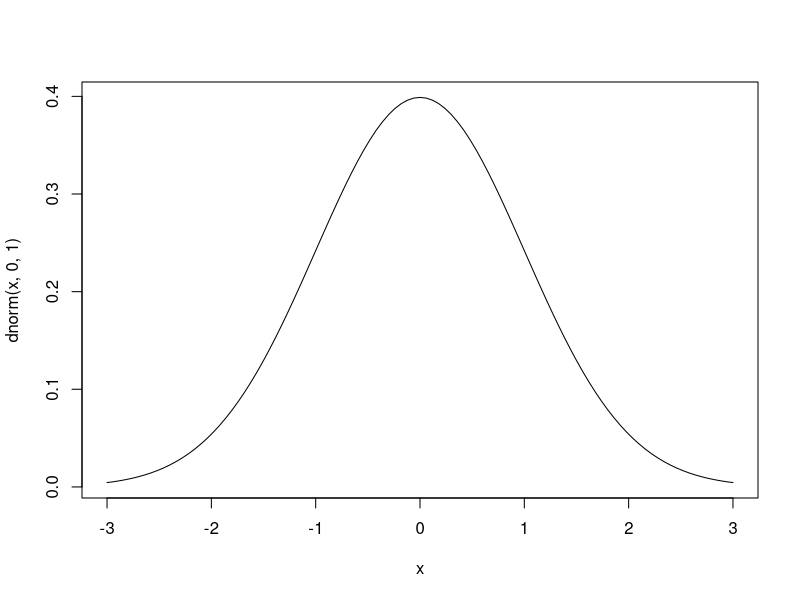

Write the R code that produced this figure. (Note: this script raises an error after producing the figure.)
######################
####Bayesian model3


##prior distribution for model 3. In this case we have a categorical model, so we choose a prior distribution on a gaussian prob. distribution scale 
curve(dnorm(x, 0, 1), from = -3, to = 3)

##null model
bm4.n <- brm(argument ~ 1 + (1|id) + (1|item), 
             family = categorical(link = logit),
             prior = c(set_prior("normal(0,1)", class = "Intercept")),
             sample_prior = TRUE,
             save_all_pars = TRUE,
             iter = 4000,
             cores = 2,
             data = prod_tsk)

bm4n_l <- loo(bm4.n)


##Intercept model, with specified seperate intercepts ( 0 + Intercept) for each category of agreement strength 
bm4 <- brm(argument ~ 0 + Intercept + strength + (1|id) + (1|item), 
           family = categorical(link = logit),
           prior = c(set_prior("normal(0,1)", class = "b", coef = "Intercept", dpar = "muEveryone"), 
                     set_prior("normal(0,1)", class = "b", coef = "strengthsomewhat", dpar = "muEveryone"),
                     set_prior("normal(0,1)", class = "b", coef = "Intercept", dpar = "muSome"), 
                     set_prior("normal(0,1)", class = "b", coef = "strengthsomewhat", dpar = "muSome")),
           sample_prior = TRUE,
           save_all_pars = TRUE,
           cores = 2,
           iter = 4000,
           data = prod_tsk)

bm4_l <- loo(bm4)

##model comparison between the null model and the intercept model (bm4)
loo_compare(bm4n_l, bm4_l)

model_weights(bm4, bm4.2, weights = "loo2")



##BayesFactor tests for Some and Everyone variables inside the model
hypothesis(bm4x, "exp(muSome_strengthsomewhat) = exp(muSome_Intercept)")

hypothesis(bm4x, "exp(muEveryone_strengthsomewhat) = exp(muEveryone_Intercept)")


##Intercept and uncorrelated slipe model 
bm4.2 <- brm(argument ~ 0 + Intercept + strength + (strength||id) + (strength||item), 
             family = categorical(link = logit),
             prior = c(set_prior("normal(0,1)", class = "b", coef = "Intercept", dpar = "muEveryone"), 
                       set_prior("normal(0,1)", class = "b", coef = "strengthsomewhat", dpar = "muEveryone"),
                       set_prior("normal(0,1)", class = "b", coef = "Intercept", dpar = "muSome"), 
                       set_prior("normal(0,1)", class = "b", coef = "strengthsomewhat", dpar = "muSome")),
             sample_prior = TRUE,
             save_all_pars = TRUE,
             cores = 2,
             iter = 4000,
             data = prod_tsk)

bm4.2_l <- loo(bm4.2)

##model comparison between bm4 and bm4.2 and bm4.n
loo_compare(bm4_l, bm4.2_l, bm4n_l)

model_weights(bm4, bm4.2, bm4.n, weights = "loo2")

##Plot of the intercept model
plot(marginal_effects(bm4, probs = c(.05,.95), plot = F, categorical = TRUE)) [[1]] + 
  theme_bw() +
  xlab("Strength of agreement") + ylab("probability of replies") + 
  labs(colour = "Quantifier", fill = "Quantifier")










